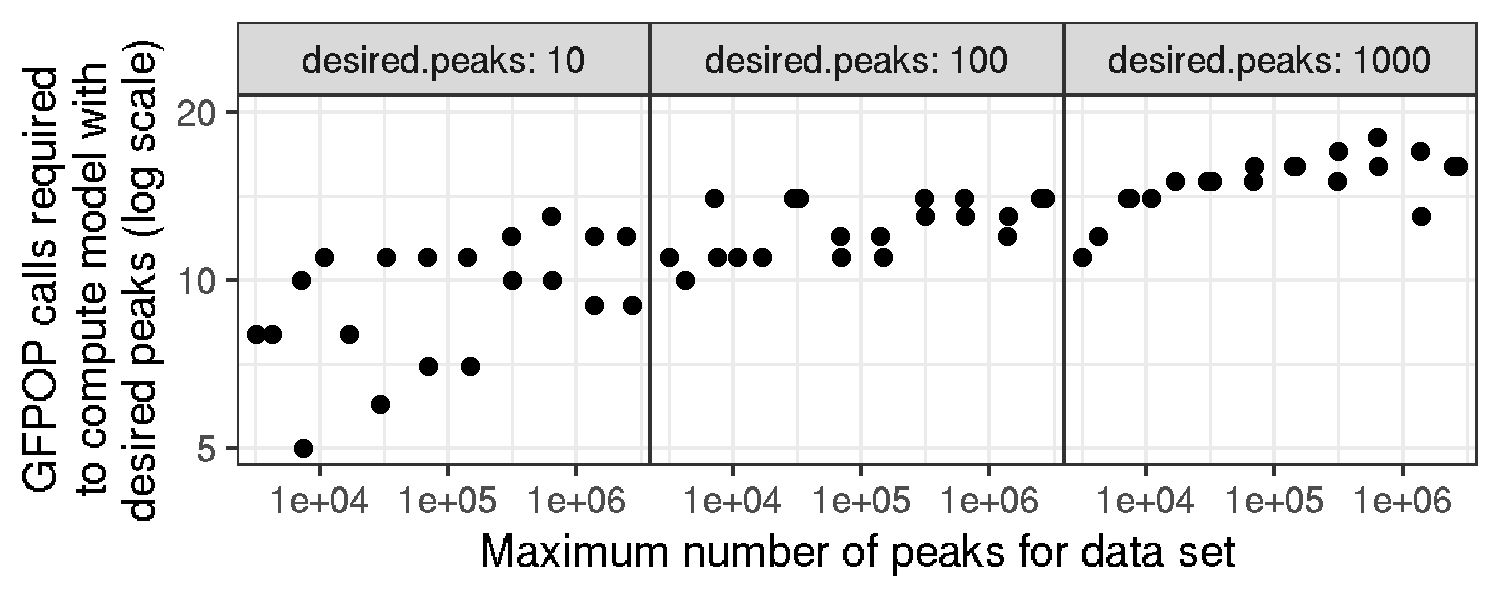

Generate this figure with R:
source("jss-packages.R")

jss.more.evals <- readRDS("jss.more.evals.rds")

evals.dt <- jss.more.evals[, .(
  penalties=.N,
  max.peaks=max(others.peaks)
), by=list(bedGraph.lines, peaks.arg, loss.peaks)]

pen0 <- unique(
  jss.more.evals[others.penalty==0, .(bedGraph.lines, others.peaks)])
ggplot()+
  theme_bw()+
  coord_equal()+
  geom_abline(aes(
    slope=slope, intercept=intercept),
    data=data.table(slope=0.5, intercept=0),
    color="grey")+
  geom_point(aes(
    bedGraph.lines, max.peaks),
    data=evals.dt)+
  geom_point(aes(
    bedGraph.lines, others.peaks),
    color="red",
    shape=1,
    data=pen0)

ggplot()+
  geom_point(aes(
    peaks.arg, penalties),
    data=evals.dt)+
  scale_y_log10()+
  scale_x_log10()+
  theme_bw()+
  theme(panel.spacing=grid::unit(0, "lines"))+
  facet_wrap("bedGraph.lines")

ggplot()+
  scale_color_gradient(low="white", high="red")+
  geom_line(aes(
    peaks.arg, penalties, group=max.peaks, color=log10(max.peaks)),
    size=2,
    data=evals.dt)+
  scale_y_log10()+
  scale_x_log10()+
  theme_bw()+
  theme(panel.spacing=grid::unit(0, "lines"))

ggplot()+
  scale_color_gradient(low="white", high="red")+
  geom_line(aes(
    max.peaks, penalties, group=peaks.arg, color=log10(peaks.arg)),
    size=2,
    data=evals.dt)+
  scale_y_log10()+
  scale_x_log10()+
  theme_bw()+
  theme(panel.spacing=grid::unit(0, "lines"))

ggplot()+
  geom_point(aes(
    bedGraph.lines, penalties),
    data=evals.dt)+
  scale_y_log10()+
  scale_x_log10()+
  theme_bw()+
  theme(panel.spacing=grid::unit(0, "lines"))+
  facet_wrap("peaks.arg")

ggplot()+
  geom_point(aes(
    max.peaks, penalties),
    data=evals.dt)+
  scale_y_log10()+
  scale_x_log10()+
  theme_bw()+
  theme(panel.spacing=grid::unit(0, "lines"))+
  facet_wrap("peaks.arg")

evals.dt[, desired.peaks := peaks.arg]
problem.counts <- evals.dt[, .(
  problems=.N
), by=list(desired.peaks)]
max.counts <- problem.counts[problems==max(problems)][desired.peaks < 2000]
max.evals <- evals.dt[max.counts, on=list(desired.peaks)]
ggplot()+
  geom_point(aes(
    max.peaks, penalties),
    data=max.evals)+
  scale_y_log10()+
  scale_x_log10()+
  theme_bw()+
  theme(panel.spacing=grid::unit(0, "lines"))+
  facet_wrap("peaks.arg")

evals.tall <- melt(
  max.evals,
  measure.vars=c("max.peaks", "desired.peaks"))
stats.dt <- evals.tall[, .(
  mean.penalties=mean(penalties),
  sd.penalties=sd(penalties),
  penalties=.N
  ), by=list(variable, value)]
ggplot()+
  geom_ribbon(aes(
    value,
    ymax=mean.penalties+sd.penalties,
    ymin=mean.penalties-sd.penalties),
    data=stats.dt,
    alpha=0.5)+
  geom_line(aes(
    value, mean.penalties),
    data=stats.dt)+
  scale_y_log10(
  "GFPOP calls required")+
  scale_x_log10("")+
  theme_bw()+
  theme(panel.spacing=grid::unit(0, "lines"))+
  facet_grid(. ~ variable, scales="free")

gg <- ggplot()+
  geom_point(aes(
    max.peaks, penalties),
    data=max.evals[desired.peaks %in% c(10, 100, 1000)])+
  scale_y_log10(
    "GFPOP calls required
to compute model with
desired peaks (log scale)")+
  scale_x_log10(
    "Maximum number of peaks for data set")+
  theme_bw()+
  theme(panel.spacing=grid::unit(0, "lines"))+
  facet_wrap("desired.peaks", labeller=label_both)
png("jss-figure-more-evals.png", 5, 2, units="in", res=300)
print(gg)
dev.off()
